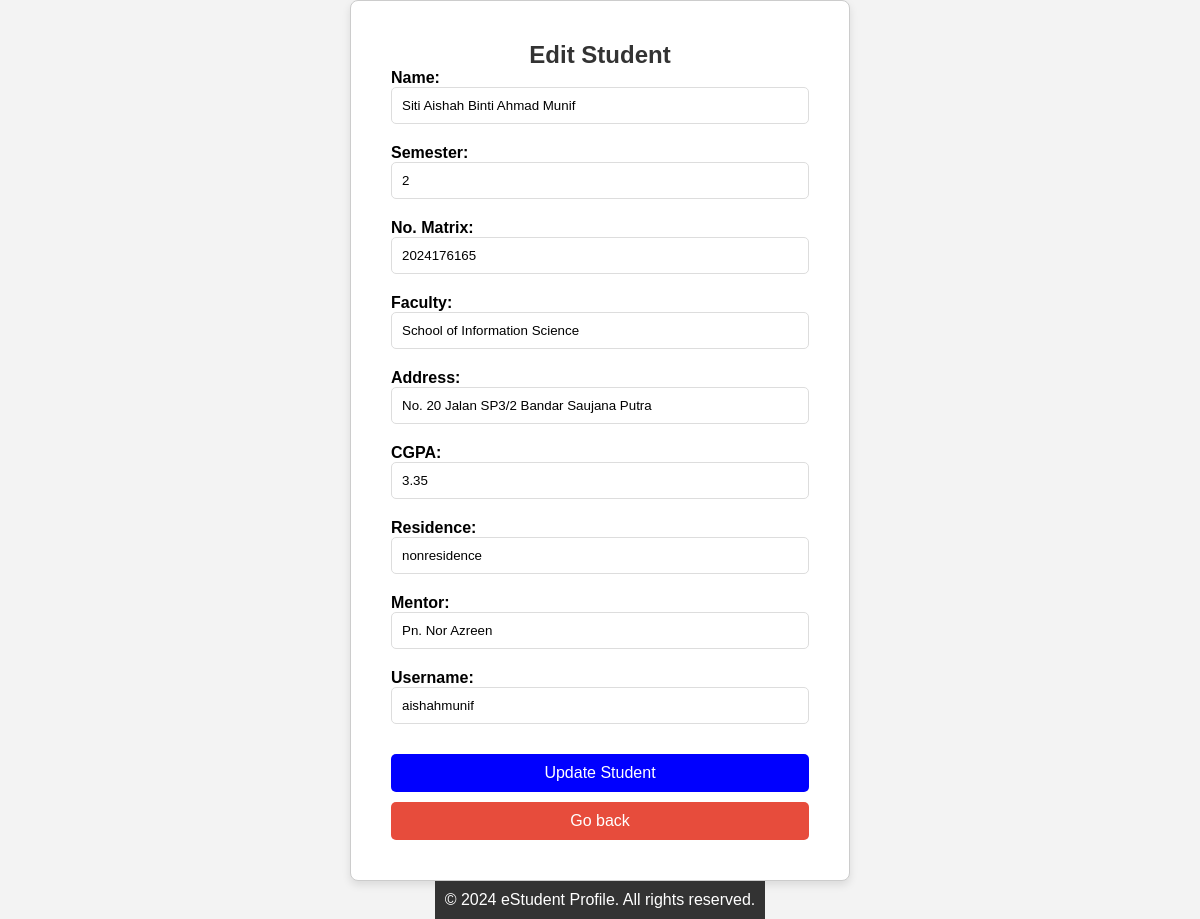
Page /edit_student.php?id=67 on the committed database.
### tables this page shows
CREATE TABLE `student_form` (
  `id` int NOT NULL,
  `name` varchar(100) NOT NULL,
  `semester` varchar(100) NOT NULL,
  `matrixnumber` varchar(100) NOT NULL,
  `faculty` varchar(100) NOT NULL,
  `address` varchar(100) NOT NULL,
  `cgpa` varchar(100) NOT NULL,
  `residence` varchar(100) NOT NULL,
  `mentor` varchar(100) NOT NULL,
  `username` varchar(20) NOT NULL,
  `password` varchar(255) NOT NULL,
  `image` varchar(255) DEFAULT NULL,
  `status` varchar(50) NOT NULL
);

### edit_student.php (the view, shortened to what this page needs)
<?php
$con = mysqli_connect("localhost", "root", "", "studentprofiledb") or die(mysqli_connect_errno($con));
if (isset($_GET['id'])) {
    $id = intval($_GET['id']);
    $query = "SELECT * FROM student_form WHERE id = $id";
    $result = mysqli_query($con, $query);
    if (mysqli_num_rows($result) > 0) {
        $student = mysqli_fetch_assoc($result);
    } else {
        echo "<script>alert('No student found with this ID'); window.location.href='indexadmin.php';</script>";
        exit();
    }
} else {
    echo "<script>alert('Invalid request'); window.location.href='indexadmin.php';</script>";
    exit();
}
?>
<!DOCTYPE html>
<html lang="en">
<head>
</head>
<body>
	<div class="update-profile">
        <form method="post">
		<h2 style="margin:0px" >Edit Student</h2>
            <label for="name">Name:</label>
            <input type="text" name="name" id="name" value="<?php echo $student['name']; ?>" required>
            <label for="semester">Semester:</label>
            <input type="text" name="semester" id="semester" value="<?php echo $student['semester']; ?>" required>
            <label for="matrixnumber">No. Matrix:</label>
            <input type="text" name="matrixnumber" id="matrixnumber" value="<?php echo $student['matrixnumber']; ?>" required>
            <label for="faculty">Faculty:</label>
            <input type="text" name="faculty" id="faculty" value="<?php echo $student['faculty']; ?>" required>
            <label for="address">Address:</label>
            <input type="text" name="address" id="address" value="<?php echo $student['address']; ?>" required>
            <label for="cgpa">CGPA:</label>
            <input type="text" name="cgpa" id="cgpa" value="<?php echo $student['cgpa']; ?>" required>
            <label for="residence">Residence:</label>
            <input type="text" name="residence" id="residence" value="<?php echo $student['residence']; ?>" required>
            <label for="mentor">Mentor:</label>
            <input type="text" name="mentor" id="mentor" value="<?php echo $student['mentor']; ?>" required>
            <label for="username">Username:</label>
            <input type="text" name="username" id="username" value="<?php echo $student['username']; ?>" required>
            <button type="submit" name="update" class="btn">Update Student</button>
            <a href="indexadmin.php" class="delete-btn">Go back</a>
        </form>
	</div>
</body>
  <footer>
    <p>&copy; <?php echo date("Y"); ?> eStudent Profile. All rights reserved.</p>
  </footer>
</html>

### edit_student.php (style rules this page uses)
:root { --blue: #3498db; --dark-blue: #2980b9; --red: #e74c3c; --dark-red: #c0392b; --black: #333; --white: #fff; --light-bg: #eee; --box-shadow: 0 5px 10px rgba(0, 0, 0, 0.1); }
* { font-family: 'Poppins', sans-serif; margin: 0; padding: 0; box-sizing: border-box; outline: none; border: none; text-decoration: none; }
body { margin: 0; display: flex; flex-direction: column; min-height: 100vh; background-color: #f3f3f3; font-family: Arial, sans-serif; justify-content: center; align-items: center; }
h2 { text-align: center; color: #333; }
form { width: 100%; max-width: 500px; padding: 40px; border: 1px solid #ccc; border-radius: 8px; background-color: #fff; box-shadow: 0 4px 8px rgba(0, 0, 0, 0.1); }
label { font-weight: bold; margin: 10px 0 5px; }
input[type="text"] { padding: 10px; border: 1px solid #ddd; border-radius: 5px; margin-bottom: 20px; width: 100%; }
.btn { background-color: blue; color: var(--white); padding: 10px; width: 100%; border: none; border-radius: 5px; cursor: pointer; text-align: center; font-size: 16px; margin-top: 10px; box-sizing: border-box; }
.delete-btn { display: inline-block; background-color: var(--red); color: var(--white); padding: 10px; text-decoration: none; border-radius: 5px; text-align: center; margin-top: 10px; width: 100%; }
a { text-decoration: none; }
footer { text-align: center; background-color: var(--black); color: var(--white); padding: 10px; margin-top: auto; }

### rows in the picture
student_form: name "Siti Aishah Binti Ahmad Munif", semester "2", matrixnumber "2024176165", faculty "School of Information Science", address "No. 20 Jalan SP3/2 Bandar Saujana Putra", cgpa "3.35", residence "nonresidence", mentor "Pn. Nor Azreen", username "aishahmunif"
